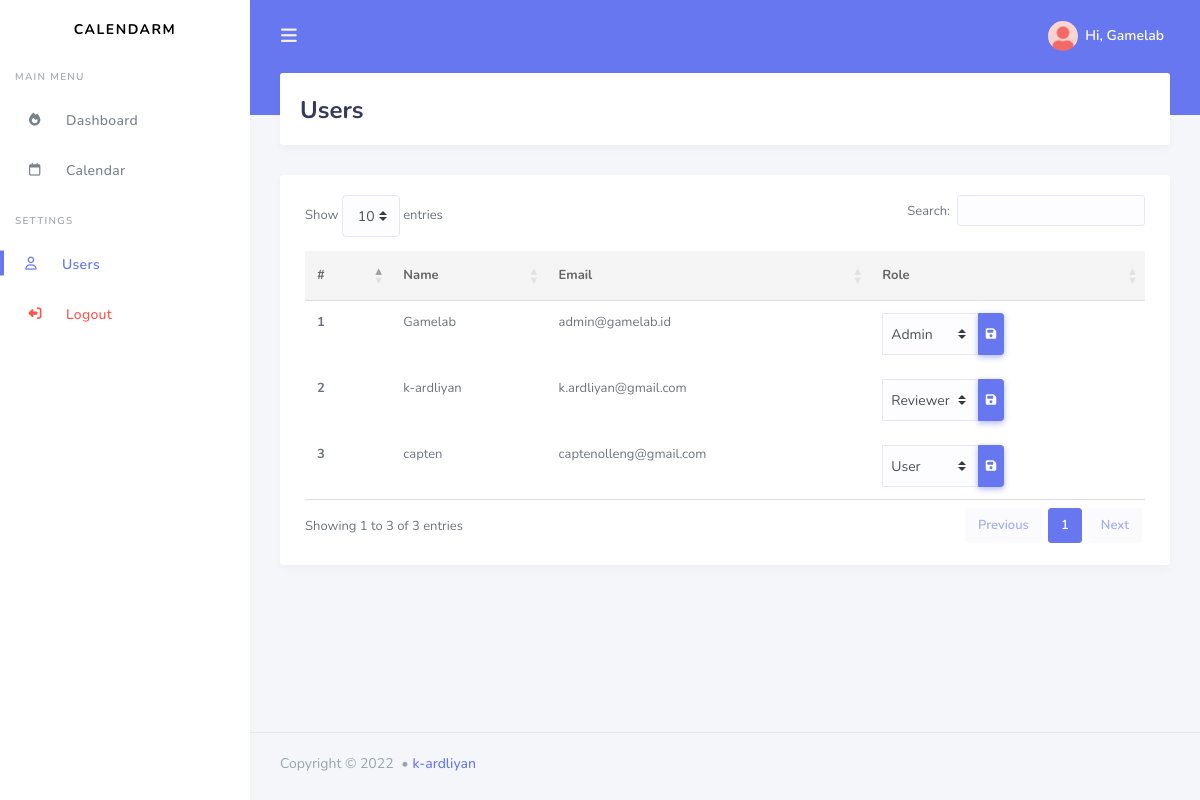
Page /users.php (signed in) on the earlier database version.
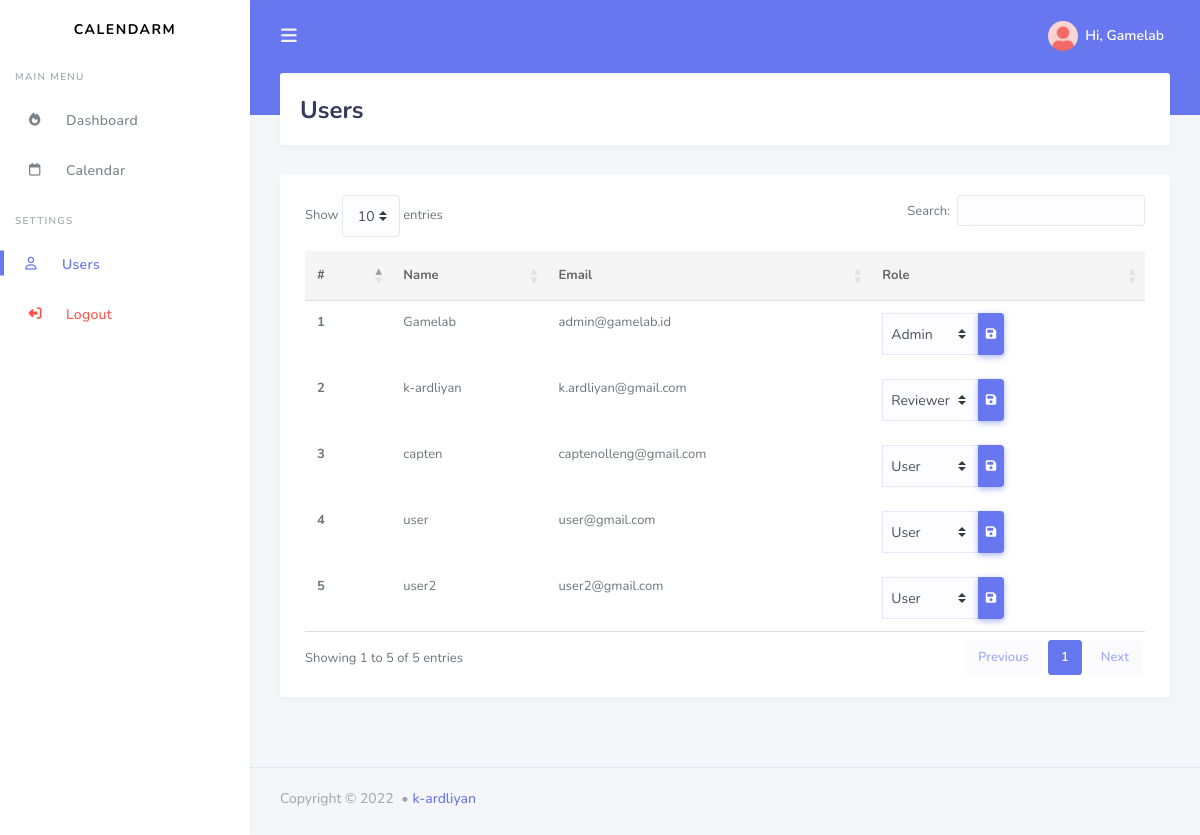
Same page on the later database version.
### tables this page shows
CREATE TABLE `teams` (
  `id` int NOT NULL,
  `name` varchar(255) NOT NULL,
  `password` varchar(255) NOT NULL,
  `email` varchar(255) NOT NULL,
  `role_id` int NOT NULL,
  `created_at` timestamp NOT NULL DEFAULT CURRENT_TIMESTAMP,
  `updated_at` datetime NOT NULL DEFAULT CURRENT_TIMESTAMP ON UPDATE CURRENT_TIMESTAMP
);

### users.php (the view, shortened to what the changed rows need)
<?php
require_once 'config/db.php';
$sql = "SELECT id, name, email, role_id FROM teams ORDER BY id ASC";
$stmt = $pdo->prepare($sql);
$stmt->execute();
$teams = $stmt->fetchAll(PDO::FETCH_ASSOC);
?>
<!DOCTYPE html>
<html lang="en">
<head>
  <link rel="stylesheet" href="assets/css/bootstrap.min.css">
  <link rel="stylesheet" href="https://cdnjs.cloudflare.com/ajax/libs/font-awesome/6.1.1/css/all.min.css">
  <link href='https://unpkg.com/boxicons@2.1.2/css/boxicons.min.css' rel='stylesheet'>
  <link rel='stylesheet' href='assets/css/fullcalendar.min.css' />
  <link rel="stylesheet" type="text/css" href="assets/css/datatables.min.css"/>
  <link rel="stylesheet" href="assets/css/style.css">
  <link rel="stylesheet" href="assets/css/style-stisla.css">
  <link rel="stylesheet" href="assets/css/components.css">
</head>
<body>
  <div id="app">
    <div class="main-wrapper">
      <div class="main-content">
        <section class="section">
          <div class="section-header">
            <h1>Users</h1>
          </div>
          <div class="section-body">
              <div class="row">
                <div class="col-12">
                  <div class="card">
                    <div class="card-body">
                      <table class="table" id="data-users">
                        <thead>
                          <tr>
                            <th scope="col">#</th>
                            <th scope="col">Name</th>
                            <th scope="col">Email</th>
                            <th scope="col">Role</th>
                          </tr>
                        </thead>
                        <tbody>
                          <?php
                          $i = 1;
                          foreach($teams as $team):?>
                          <tr>
                            <th scope="row"><?= $i ?></th>
                            <td><?= $team['name']?></td>
                            <td><?= $team['email']?></td>
                            <td>
                              <form id="teamRoles<?=$team['id']?>" class="btn-group">
                                <select id="selectRole<?=$team['id']?>" class="custom-select custom-select-sm rounded-0">
                                  <option value="1" <?php echo $team['role_id']==1 ? 'selected' : '' ?> >Admin</option>
                                  <option value="2" <?php echo $team['role_id']==2 ? 'selected' : '' ?> >Reviewer</option>
                                  <option value="3" <?php echo $team['role_id']==3 ? 'selected' : '' ?> >User</option>
                                </select>
                                <button type="submit" class="btn btn-primary btn-sm"><i class="fa fa-save"></i></button>
                              </form>
                            </td>
                          </tr>
                          <?php $i++; endforeach;?>
                        </tbody>
                      </table>
                    </div>
                  </div>
                </div>
              </div>
          </div>
        </section>
      </div>
    </div>
  </div>
</body>
</html>

Differences in the rows shown:
added teams: name "user", email "user@gmail.com", role+id "User"
added teams: name "user2", email "user2@gmail.com", role+id "User"
Other differences:
text written by a page script: "Show entries Search: Showing 1 to 3 of 3 entries Previous 1 Next" → "Show entries Search: Showing 1 to 5 of 5 entries Previous 1 Next"
